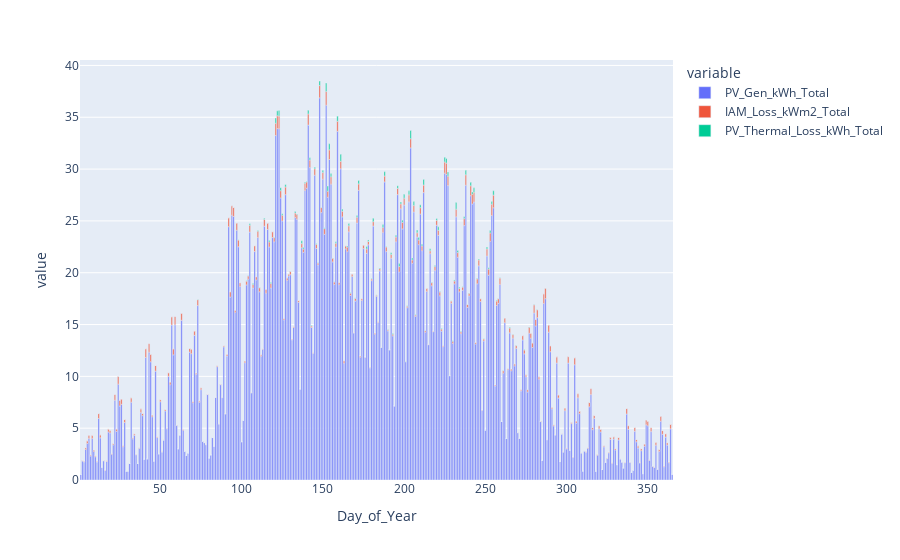

Notebook code for this chart:
### Code cell
px.bar(pv_model.summary_grouped.daily[["PV_Gen_kWh_Total", "IAM_Loss_kWm2_Total", "PV_Thermal_Loss_kWh_Total"]])

### Figure 1 — Plotly figure (JSON) as saved in the notebook; plotly's stock layout.template omitted (floating-point values rounded to 4 significant figures; data arrays with more than 128 entries replaced by an {"elided": "..."} marker saying what was removed)
{"data": [{"alignmentgroup": "True", "hovertemplate": "variable=PV_Gen_kWh_Total<br>Day_of_Year=%{x}<br>value=%{y}<extra></extra>", "legendgroup": "PV_Gen_kWh_Total", "marker": {"color": "#636efa", "pattern": {"shape": ""}}, "name": "PV_Gen_kWh_Total", "offsetgroup": "PV_Gen_kWh_Total", "orientation": "v", "showlegend": true, "textposition": "auto", "type": "bar", "x": {"elided": "365 int values"}, "xaxis": "x", "y": {"elided": "365 float values"}, "yaxis": "y"}, {"alignmentgroup": "True", "hovertemplate": "variable=IAM_Loss_kWm2_Total<br>Day_of_Year=%{x}<br>value=%{y}<extra></extra>", "legendgroup": "IAM_Loss_kWm2_Total", "marker": {"color": "#EF553B", "pattern": {"shape": ""}}, "name": "IAM_Loss_kWm2_Total", "offsetgroup": "IAM_Loss_kWm2_Total", "orientation": "v", "showlegend": true, "textposition": "auto", "type": "bar", "x": {"elided": "365 int values"}, "xaxis": "x", "y": {"elided": "365 float values"}, "yaxis": "y"}, {"alignmentgroup": "True", "hovertemplate": "variable=PV_Thermal_Loss_kWh_Total<br>Day_of_Year=%{x}<br>value=%{y}<extra></extra>", "legendgroup": "PV_Thermal_Loss_kWh_Total", "marker": {"color": "#00cc96", "pattern": {"shape": ""}}, "name": "PV_Thermal_Loss_kWh_Total", "offsetgroup": "PV_Thermal_Loss_kWh_Total", "orientation": "v", "showlegend": true, "textposition": "auto", "type": "bar", "x": {"elided": "365 int values"}, "xaxis": "x", "y": {"elided": "365 float values"}, "yaxis": "y"}], "layout": {"barmode": "relative", "legend": {"title": {"text": "variable"}, "tracegroupgap": 0}, "margin": {"t": 60}, "xaxis": {"anchor": "y", "domain": [0, 1], "title": {"text": "Day_of_Year"}}, "yaxis": {"anchor": "x", "domain": [0, 1], "title": {"text": "value"}}}}
